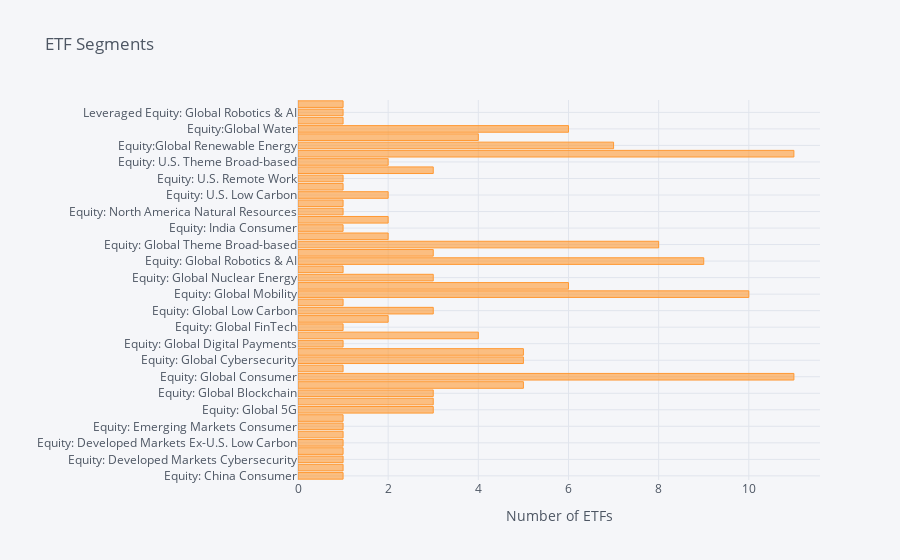

This figure's notebook cell:
### Markdown cell above
Issuer, AUM, Expense Ratio, 3-Mo TR, and Segment are not relevant and will be removed. Note that etf.com has its own categorization on the thematic ETFs via the "Segment" variable. In total, there are 46 segments. This variable could be relevant if Natural Language Processing is applied, but for now I will just focus on the price and holdings data.

### Code cell
# check number of segments
segments = dataset.groupby('Segment').size()

# plot the issuers
segments.iplot(kind='bar', title='ETF Segments', xTitle='Number of ETFs', orientation='h')

### Figure 1 — Plotly figure (JSON) as saved in the notebook; plotly's stock layout.template omitted (floating-point values rounded to 4 significant figures)
{"data": [{"marker": {"color": "rgba(255, 153, 51, 0.6)", "line": {"color": "rgba(255, 153, 51, 1.0)", "width": 1}}, "name": "None", "orientation": "h", "text": "", "type": "bar", "x": [1, 1, 1, 1, 1, 1, 1, 1, 3, 3, 3, 5, 11, 1, 5, 5, 1, 4, 1, 2, 3, 1, 10, 6, 3, 1, 9, 3, 8, 2, 1, 2, 1, 1, 2, 1, 1, 3, 2, 11, 7, 4, 6, 1, 1, 1], "y": ["Equity: China Consumer", "Equity: Developed Markets Cannabis", "Equity: Developed Markets Cybersecurity", "Equity: Developed Markets Digital Payments", "Equity: Developed Markets Ex-U.S. Low Carbon", "Equity: Developed Markets Low Carbon", "Equity: Emerging Markets Consumer", "Equity: Emerging Markets Infrastructure", "Equity: Global 5G", "Equity: Global Agriculture", "Equity: Global Blockchain", "Equity: Global Cannabis", "Equity: Global Consumer", "Equity: Global Consumer Cyclicals", "Equity: Global Cybersecurity", "Equity: Global Digital Economy", "Equity: Global Digital Payments", "Equity: Global Environment", "Equity: Global FinTech", "Equity: Global Internet", "Equity: Global Low Carbon", "Equity: Global Millennials", "Equity: Global Mobility", "Equity: Global Natural Resources", "Equity: Global Nuclear Energy", "Equity: Global Remote Work", "Equity: Global Robotics & AI", "Equity: Global Technology", "Equity: Global Theme Broad-based", "Equity: Global Timber", "Equity: India Consumer", "Equity: North America Cannabis", "Equity: North America Natural Resources", "Equity: U.S. Digital Payments", "Equity: U.S. Low Carbon", "Equity: U.S. Millennials", "Equity: U.S. Remote Work", "Equity: U.S. Renewable Energy", "Equity: U.S. Theme Broad-based", "Equity:Global Infrastructure", "Equity:Global Renewable Energy", "Equity:Global Video Games & eSports", "Equity:Global Water", "Leveraged Equity: Global Cybersecurity", "Leveraged Equity: Global Robotics & AI", "Leveraged Equity: North America Cannabis"]}], "layout": {"legend": {"bgcolor": "#F5F6F9", "font": {"color": "#4D5663"}}, "paper_bgcolor": "#F5F6F9", "plot_bgcolor": "#F5F6F9", "title": {"font": {"color": "#4D5663"}, "text": "ETF Segments"}, "xaxis": {"gridcolor": "#E1E5ED", "showgrid": true, "tickfont": {"color": "#4D5663"}, "title": {"font": {"color": "#4D5663"}, "text": "Number of ETFs"}, "zerolinecolor": "#E1E5ED"}, "yaxis": {"gridcolor": "#E1E5ED", "showgrid": true, "tickfont": {"color": "#4D5663"}, "title": {"font": {"color": "#4D5663"}, "text": ""}, "zerolinecolor": "#E1E5ED"}}}
